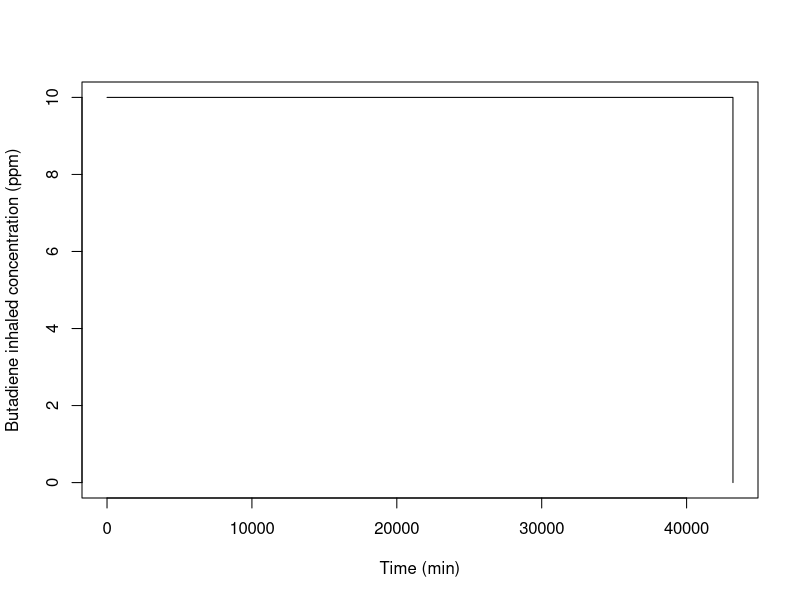
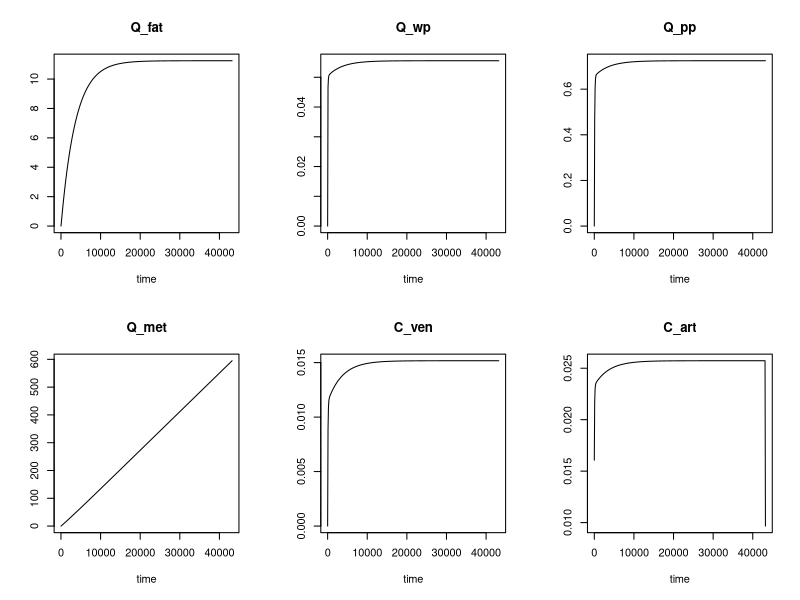

R code for these plots, in order:
## ---- chunk 1
library(deSolve)
## ---- chunk 2
parameters <- c("BDM" = 73,            # Body mass (kg)
                "Height" = 1.6,        # Body height (m)
                "Age" = 40,            # in years
                "Sex" = 1,             # code 1 is male, 2 is female
                "Flow_pul" = 5,        # Pulmonary ventilation rate (L/min)
                "Pct_Deadspace" = 0.7, # Fraction of pulmonary deadspace
                "Vent_Perf" = 1.14,    # Ventilation over perfusion ratio
                "Pct_LBDM_wp" = 0.2,   # wp tissue as fraction of lean mass
                "Pct_Flow_fat" = 0.1,  # Fraction of cardiac output to fat
                "Pct_Flow_pp" = 0.35,  # ~ to pp
                "PC_art" = 2,          # Blood/air partition coefficient
                "PC_fat" = 22,         # Fat/blood ~
                "PC_wp" = 0.8,         # wp/blood ~
                "PC_pp" = 0.8,         # pp/blood ~
                "Kmetwp" = 0.25)       # Rate constant for metabolism
## ---- chunk 3
y <- c("Q_fat" = 0, # Quantity of butadiene in fat (mg)
       "Q_wp" = 0,  # ~ in well-perfused (mg)
       "Q_pp" = 0,  # ~ in poorly-perfused (mg)
       "Q_met" = 0) # ~ metabolized (mg)
## ---- chunk 4
# Define the model equations
bd.model = function(t, y, parameters) {
  with (as.list(y), {
    with (as.list(parameters), {
      
      # Define some known constants
      Height = 1.6       # use to calculate fraction of body fat
      Age = 40           # use to calculate fraction of body fat
      Sex = 1            # use to calculate fraction of body fat
      MW_bu = 54.0914    # butadiene molecular weight (in grams)

      # Conversions from/to ppm
      ppm_per_mM = 24450 # ppm to mM under normal conditions
      ppm_per_mg_per_l = ppm_per_mM / MW_bu
      mg_per_l_per_ppm = 1 / ppm_per_mg_per_l
      
      # Calculate Flow_alv from total pulmonary flow
      Flow_alv = Flow_pul * (1 - Pct_Deadspace)
      
      # Calculate total blood flow from Flow_alv and the V/P ratio
      Flow_tot = Flow_alv / Vent_Perf
      
      # Calculate fraction of body fat
      Pct_BDM_fat = (1.2 * BDM / (Height * Height) - 10.8
                     *(2 - Sex) + 0.23 * Age - 5.4) * 0.01
      
      # Actual volumes, 10% of body mass (bones…) get no butadiene
      Eff_V_fat = Pct_BDM_fat * BDM
      Eff_V_wp = Pct_LBDM_wp * BDM * (1 - Pct_BDM_fat)
      Eff_V_pp = 0.9 * BDM - Eff_V_fat - Eff_V_wp
      
      # Calculate actual blood flows from total flow and percent flows
      Flow_fat = Pct_Flow_fat * Flow_tot
      Flow_pp = Pct_Flow_pp * Flow_tot
      Flow_wp = Flow_tot * (1 - Pct_Flow_pp - Pct_Flow_fat)
      
      # Calculate the concentrations
      C_fat = Q_fat / Eff_V_fat
      C_wp = Q_wp / Eff_V_wp
      C_pp = Q_pp / Eff_V_pp
      
      # Venous blood concentrations at the organ exit
      Cout_fat = C_fat / PC_fat
      Cout_wp = C_wp / PC_wp
      Cout_pp = C_pp / PC_pp
      
      # Sum of Flow * Concentration for all compartments
      dQ_ven = Flow_fat * Cout_fat + Flow_wp * Cout_wp + Flow_pp * Cout_pp
      C_inh.current = C_inh(t) # to avoid calling C_inh() twice
      
      # Arterial blood concentration
      # Convert input given in ppm to mg/l to match other units
        C_art = (Flow_alv * C_inh.current * mg_per_l_per_ppm + dQ_ven) / (Flow_tot + Flow_alv / PC_art)
      
      # Venous blood concentration (mg/L)
      C_ven = dQ_ven / Flow_tot
      
      # Alveolar air concentration (mg/L)
      C_alv = C_art / PC_art
      
      # Exhaled air concentration (ppm)
      if (C_alv <= 0) {
        C_exh = 10E-30 # avoid round off errors
      } else {
        C_exh = (1 - Pct_Deadspace) * C_alv * ppm_per_mg_per_l + Pct_Deadspace * C_inh.current
      }
      
      # Quantity metabolized in liver (included in well-perfused)
      dQmet_wp = Kmetwp * Q_wp
      
      # Differentials for quantities
      dQ_fat = Flow_fat * (C_art - Cout_fat)
      dQ_wp = Flow_wp * (C_art - Cout_wp) - dQmet_wp
      dQ_pp = Flow_pp * (C_art - Cout_pp)
      dQ_met = dQmet_wp

      # The function bd.model must return at least the derivatives
      list(c(dQ_fat, dQ_wp, dQ_pp, dQ_met), # derivatives
           c("C_ven" = C_ven, "C_art" = C_art)) # extra outputs

    }) # end with parameters
  }) # end with y
} # end bd.model

## ---- chunk 5
t_exposure <- 43200 # 30 days
C_inh <- approxfun(x = c(0, t_exposure), y=c(10,0), method = "constant", f = 0, rule = 2) 
## ---- chunk 6
plot(C_inh(1:t_exposure), type="l", xlab = "Time (min)", ylab = "Butadiene inhaled concentration (ppm)")
## ---- chunk 7
t <- seq(from=0, to=t_exposure, by=100)
out <- ode(times=t, func=bd.model, y=y, parms=parameters)
## ---- chunk 8
tail(out, 10)
## ---- chunk 9
plot(out)
